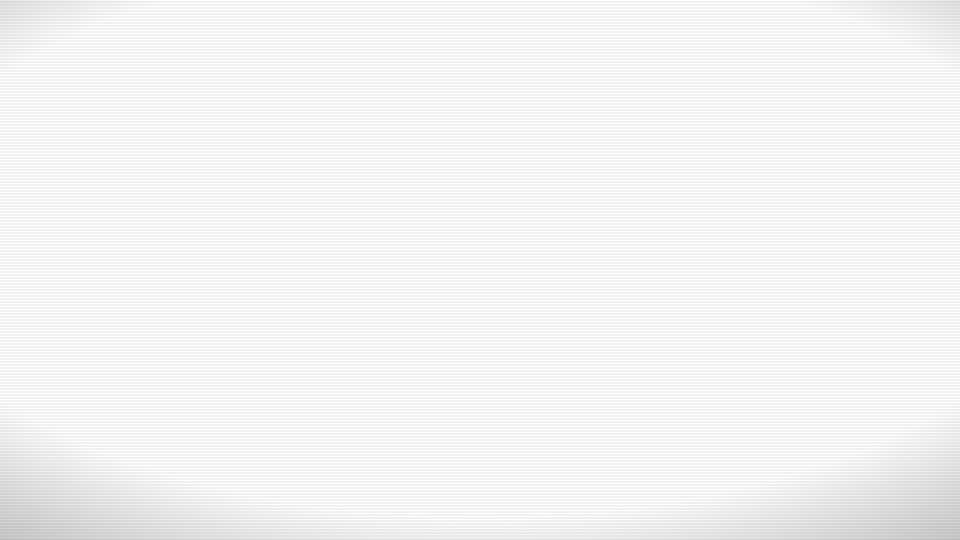
#> input picture scratchpad/deck_bake/vr_visor.png, 1920 x 1080 px, found by its file name (shown at 1/2 size); the run also reads 1 picture not shown here
$ python dock_preview.py
#> lines starting #> are read from the running program, lines starting #| are printed output that depends on the picture
#!/usr/bin/env python3
"""
Visor-dock in-game PREVIEW. Mirrors core/items/fn_qhDockFill.sqf layout math exactly and composites the real
baked assets (vrdock_bar/card, vr_visor, vrtile, qicons glyphs) over a game background, so the dock can be
eyeballed BEFORE deploying. Keep the constants below in sync with the SQF driver.

  python3 dock_preview.py [--res 2560x1080] [--pal ice|tal] [--cursor 0.46] [--bg path] [--out preview.png]
"""
import sys, math, argparse
from PIL import Image, ImageDraw, ImageFont

HERE = "/home/timb/loonybin-doomba/scratchpad/deck_bake/"
FONT = "/home/timb/.local/share/fonts/JetBrainsMono/JetBrainsMonoNerdFontPropo-SemiBold.ttf"

# ---- palette (mirror fn_qhDockFill) ----
PAL = {
  "ice": {"acc":(200,245,58),"util":(51,255,187),"danger":(255,90,60),"ink":(228,242,230),"dim":(133,144,137),"faint":(74,90,81)},
  "tal": {"acc":(245,166,35),"util":(84,176,255),"danger":(255,77,77),"ink":(226,236,246),"dim":(128,144,160),"faint":(66,80,95)},
}
# id -> glyph, tone, name, "Us cd Rm" stat  (mirror AP_qhIcon / AP_qhTone / qhCfg)
CAT = {
  "ping":("gping","acc","Ping.exe","2s up · 60s cd · 150m"),
  "whiteout":("gwhiteout","acc","Whiteout","3s up · 45s cd · 60m"),
  "synapse":("gsynapse","acc","Synapse Drag","3s up · 60s cd · 40m"),
  "leech":("gleech","util","Leech","4s up · 90s cd · 15m"),
  "static":("gstatic","acc","Static Burst","3s up · 45s cd · 60m"),
  "distract":("gjam","util","Distract.exe","1s up · 30s cd · 50m"),
  "sticky":("gsticky","acc","Sticky Fingers","2s up · 45s cd · 40m"),
  "unlock":("gcarlock","util","Car Breach","breach tool · free"),
  "house":("ghouse","util","House Breach","breach tool · free"),
  "atm":("gatm","util","ATM Jackpot","breach tool · free"),
  "cuffs":("gcuffs","danger","Cuff Cracker","breach tool · free"),
  "firewall":("gshield","util","Firewall: 2/2","firewall chips"),
}

def tint(png, rgb, k=1.0, am=1.0):
    im = Image.open(png).convert("RGBA"); a = im.split()[3]
    if am != 1.0: a = a.point(lambda v: int(v*am))
    c = tuple(min(255,int(v*k)) for v in rgb)
    solid = Image.new("RGBA", im.size, c+(0,)); solid.putalpha(a); return solid

def game_bg(W,H):
#> called with W = 2560, H = 1080
    bg = Image.new("RGB",(W,H)); d=ImageDraw.Draw(bg)
#> after `bg = Image.new('RGB', (W, H))`: bg: PIL image 2560x1080 RGB; every value is 0
    for y in range(H):                                   # bright daytime: sky -> hazy bright concrete
        t=y/H
        if t<0.5: c=(int(120+95*t),int(150+70*t),int(190+50*t))
        else: u=(t-0.5)/0.5; c=(int(206+10*u),int(201+7*u),int(192+5*u))
        d.line([(0,y),(W,y)],fill=c)
    cx=W//2                                              # rough player silhouette (dock sits below the feet)
    d.ellipse([cx-int(0.028*W),int(0.5*H),cx+int(0.028*W),int(0.8*H)],fill=(74,76,58))
    d.ellipse([cx-int(0.011*W),int(0.44*H),cx+int(0.011*W),int(0.52*H)],fill=(150,112,86))
    return bg

def build_items(pal, cop=False):
    load=["ping","whiteout","synapse","leech","static","distract"]
    items=[(i,0) for i in load if i not in ("unlock","house","atm","cuffs")]
    if not cop: items += [(i,1) for i in ("unlock","house","atm","cuffs")]
    items += [("firewall",2)]
    return items

def main():
    ap=argparse.ArgumentParser()
    ap.add_argument("--res",default="2560x1080"); ap.add_argument("--pal",default="ice")
    ap.add_argument("--cursor",type=float,default=0.455); ap.add_argument("--bg",default="")
    ap.add_argument("--out",default=HERE+"dock_preview.png")
    a=ap.parse_args()
    W,H=[int(x) for x in a.res.split("x")]; P=PAL[a.pal]
    img=(Image.open(a.bg).convert("RGB").resize((W,H)) if a.bg else game_bg(W,H)).convert("RGBA")

    # visor overlay (scanlines + vignette), under the UI
    vis=Image.open(HERE+"vr_visor.png").convert("RGBA").resize((W,H)); img.alpha_composite(vis)
#> after `vis = Image.open(HERE + 'vr_visor.png').convert('RGBA').resize((W, H))`:
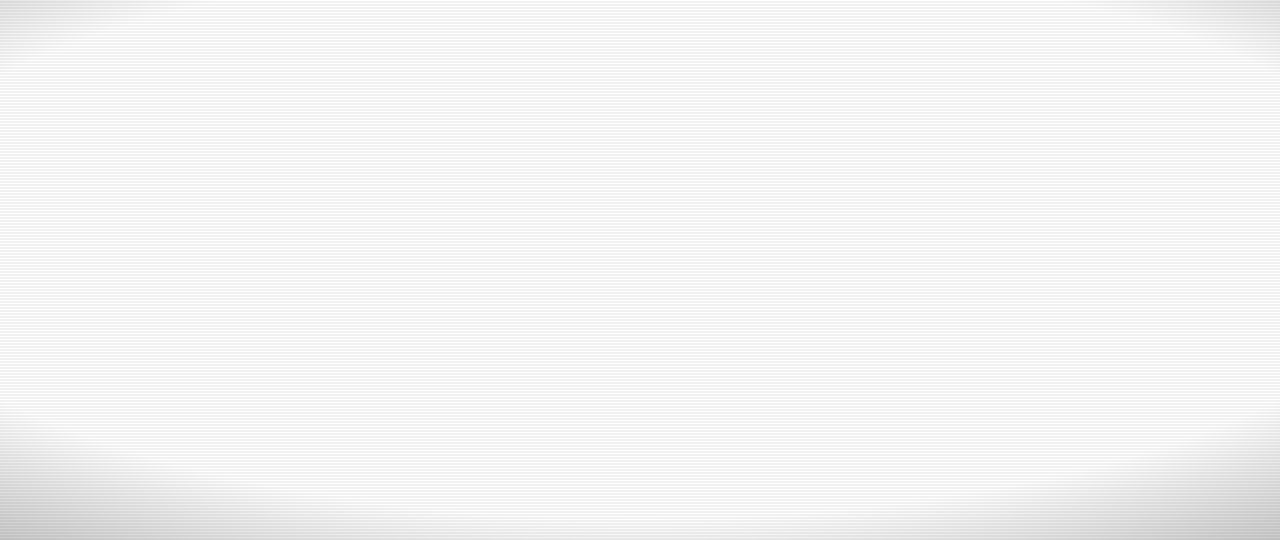
#> vis: PIL image 2560x1080 RGBA (shown at 1/2 size); mean R, G, B, A 0, 0, 0, 11.2; transparent parts drawn white

    items=build_items(P)
    iconSize=0.0385*H    # owner: dock smaller (was 0.048)
    spacing=iconSize*1.15; divGap=iconSize*0.72; pad=iconSize*0.85
    span=0.0
    for k in range(1,len(items)):
        span+=spacing
        if items[k][1]!=items[k-1][1]: span+=divGap
    barH=iconSize*1.8
    barCx=0.5*W; barBottom=0.985*H; barTop=barBottom-barH; iconBottom=barBottom-barH*0.28

    # rest centres
    cx=barCx-span/2; rest=[]
    for k,(iid,grp) in enumerate(items):
        if k>0 and grp!=items[k-1][1]: cx+=divGap
        rest.append(cx); cx+=spacing

    cursorPx=a.cursor*W
    boosts=[]; widths=[]
    for k in range(len(items)):
        dist=abs(cursorPx-rest[k])/iconSize
        b=0.9*math.exp(-(dist*dist)/(2*1.3*1.3))
        boosts.append(b); widths.append(iconSize*(1+b))
    # macOS push-apart: each growing icon shoves every other icon by half its growth, away from itself
    centres=[]
    for k in range(len(items)):
        d=0.0
        for j in range(len(items)):
            if j!=k: d+=(widths[j]-iconSize)/2*(1 if rest[k]>rest[j] else -1)
        centres.append(rest[k]+d)
    liveL=min(centres[k]-widths[k]/2 for k in range(len(items)))
    liveR=max(centres[k]+widths[k]/2 for k in range(len(items)))
    barW=(liveR-liveL)+2*pad; barX=liveL-pad; barMid=(liveL+liveR)/2

    # floor glow under the bar (render signature)
    glowW=int(barW*1.1); glowH=int(iconSize*1.25)
    glow=tint(HERE+"vrglow.png",P["acc"],am=0.55).resize((glowW,glowH))
#> in tint, `if am != 1.0: a = a.point(lambda v: int(v*am))`:
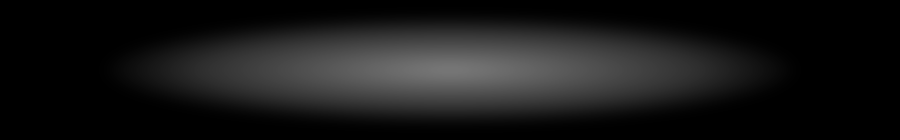
#> a: PIL image 900x140 L; min 0, max 117, mean 23.2
#> in tint, `solid.putalpha(a)`:
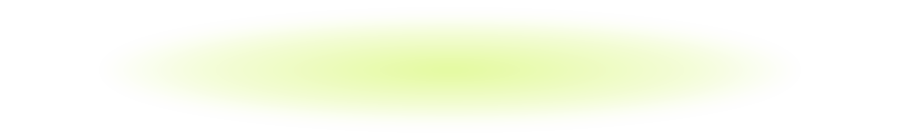
#> solid: PIL image 900x140 RGBA; mean R, G, B, A 200, 245, 58, 23.2; transparent parts drawn white
    img.alpha_composite(glow,(int(barMid-glowW/2),int(barBottom-glowH*0.5)))
    # bar chrome hugs the displaced row (stretches during magnify).
    # The baked art carries halo margins: solid body = x[170,1722] y[45,184] of 1890x184.
    # Expand the control rect so the VISIBLE band lands exactly on [barX,barW]x[barTop,barH].
    BI_L,BI_R,BI_T,BI_B=190/1890,188/1890,47/184,0/184
    cw=barW/(1-BI_L-BI_R); cx0=barX-cw*BI_L
    ch=barH/(1-BI_T-BI_B); cy0=barTop-ch*BI_T
    bar=Image.open(HERE+f"vrdock_bar_{a.pal}.png").convert("RGBA").resize((int(cw),int(ch)))
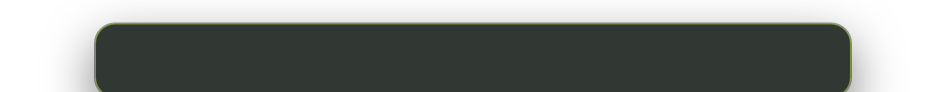
#> input picture scratchpad/deck_bake/vrdock_bar_ice.png, 1890 x 184 px, found by its file name (shown at 1/2 size)
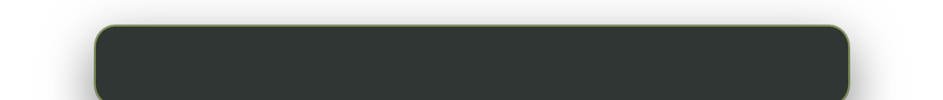
#> bar: PIL image 943x100 RGBA; mean R, G, B, A 6.6, 11, 8, 132.2; transparent parts drawn white
    img.alpha_composite(bar,(int(cx0),int(cy0)))
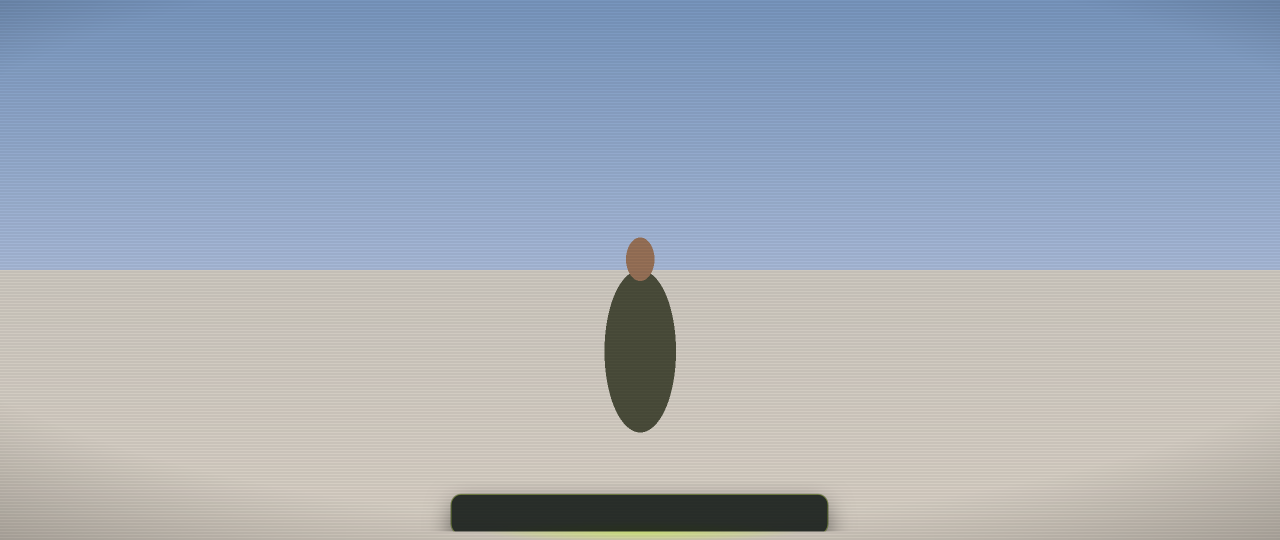
#> img: PIL image 2560x1080 RGBA (shown at 1/2 size); mean R, G, B, A 163.8, 172.4, 184.3, 255

    best=(-1,-1.0)
    for k,(iid,grp) in enumerate(items):
        cxk=centres[k]; boost=boosts[k]; w=widths[k]; tone=CAT[iid][1]
        rise=boost*iconSize*0.5                                    # magnified icons lift out of the bar
        cy=(iconBottom-w/2)-rise                                     # icon centre y
        x=cxk-w/2; y=cy-w/2
        img.alpha_composite(Image.open(HERE+"vrtile_dark.png").convert("RGBA").resize((int(w),int(w))),(int(x),int(y)))
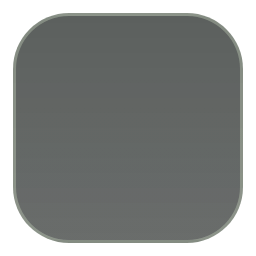
#> input picture scratchpad/deck_bake/vrtile_dark.png, 256 x 256 px, found by its file name
        gw=w*0.56; gx=cxk-gw/2; gy=cy-gw/2
        img.alpha_composite(tint(HERE+f"ic_{CAT[iid][0]}.png",P[tone],1+boost*0.4).resize((int(gw),int(gw))),(int(gx),int(gy)))
        # running-indicator dot (base position, does not magnify)
        dR=iconSize*0.03; dcy=iconBottom+iconSize*0.055
        ImageDraw.Draw(img).ellipse([cxk-dR,dcy-dR,cxk+dR,dcy+dR],fill=P[tone]+(230,))
        if boost>best[1]: best=(k,boost)

    # divider ticks (midway between displaced neighbours' edges)
    dr=ImageDraw.Draw(img)
    for k in range(1,len(items)):
        if items[k][1]!=items[k-1][1]:
            bx=((centres[k-1]+widths[k-1]/2)+(centres[k]-widths[k]/2))/2
            dr.rectangle([bx-1,iconBottom-iconSize*0.82,bx+1,iconBottom-iconSize*0.12],fill=(128,153,140,90))

    def F(px): return ImageFont.truetype(FONT,int(px))
    def txt(xy,s,rgb,px,anchor="la"):
        f=F(px); off=max(1,px*0.07)                               # Arma shadow=1 equivalent
        dr.text((xy[0]+off,xy[1]+off),s,font=f,fill=(6,8,7,215),anchor=anchor)
        dr.text(xy,s,font=f,fill=rgb+(255,),anchor=anchor)

    # HUD
    txt((0.012*W,0.014*H),"NEON AEGEAN",P["acc"],0.021*H)
    bw=F(0.021*H).getlength("NEON AEGEAN ")
    txt((0.012*W+bw,0.016*H),("TAL OS" if a.pal=="tal" else "ICEBREAKER OS")+"   // QUICKHACK",P["util"],0.016*H)
    txt((0.988*W,0.016*H),"$14,200      TRACE CLEAR      DECK 64%",P["ink"],0.016*H,anchor="ra")

    # lock card (sample locked vehicle).
    # Card art halo margins: solid body = x[99,589] y[0,468] of 589x526 (glow left+bottom).
    # Lay out against the VISIBLE panel rect; expand the control rect by the insets.
    CI_L,CI_R,CI_T,CI_B=118/589,0/589,0/526,105/526
    # H-sized so text (also H-sized) always fits; right-edge anchored with an H-based margin.
    vw=0.320*H; vh=0.198*H; vx=W-0.152*H-vw; vy=0.19*H         # visible panel rect
    ccw=vw/(1-CI_L-CI_R); cch=vh/(1-CI_T-CI_B)
    ccx=vx-ccw*CI_L; ccy=vy-cch*CI_T
    card=Image.open(HERE+f"vrdock_card_{a.pal}.png").convert("RGBA").resize((int(ccw),int(cch)))
    img.alpha_composite(card,(int(ccx),int(ccy)))
    lx=vx+0.031*H; rx=vx+vw-0.031*H                            # inner left / right edges
    txt((lx,vy+0.022*H),"GAZE LOCK",P["dim"],0.016*H)
    img.alpha_composite(tint(HERE+"ic_gkill.png",P["acc"]).resize((int(0.036*H),int(0.036*H))),(int(lx),int(vy+0.050*H)))
    txt((lx+0.062*H,vy+0.052*H),"Hatchback (Sport)",P["ink"],0.021*H)
    txt((lx+0.062*H,vy+0.090*H),"vehicle · 18 m",P["acc"],0.016*H)
    txt((lx,vy+0.122*H),"DRIVER",P["dim"],0.016*H)
    txt((rx,vy+0.122*H),"empty",P["ink"],0.016*H,anchor="ra")
    txt((lx,vy+vh-0.042*H),"[ no LOS ]  [ in range ]",P["util"],0.014*H)   # bottom-anchored

    # tooltip above magnified icon — anchored to the RISEN tile top, never behind it
    if best[0]>=0 and best[1]>0.06:
        k=best[0]; iid=items[k][0]; nm=CAT[iid][2]; st=CAT[iid][3]; tone=CAT[iid][1]
        tcx=centres[k]
        rise=boosts[k]*iconSize*0.5; tileTop=(iconBottom-widths[k])-rise
        txt((tcx,tileTop-0.049*H),nm,P[tone],0.024*H,anchor="ma")
        txt((tcx,tileTop-0.023*H),st,P["dim"],0.015*H,anchor="ma")
    else:
        txt((barCx,barTop-0.03*H),"SLIDE TO MAGNIFY  ·  CLICK TO UPLOAD",P["faint"],0.013*H,anchor="ma")

    img.convert("RGB").save(a.out); print("wrote",a.out,f"{W}x{H} pal={a.pal}")

#> (the run stopped early here; a loop or call above may not have finished)
